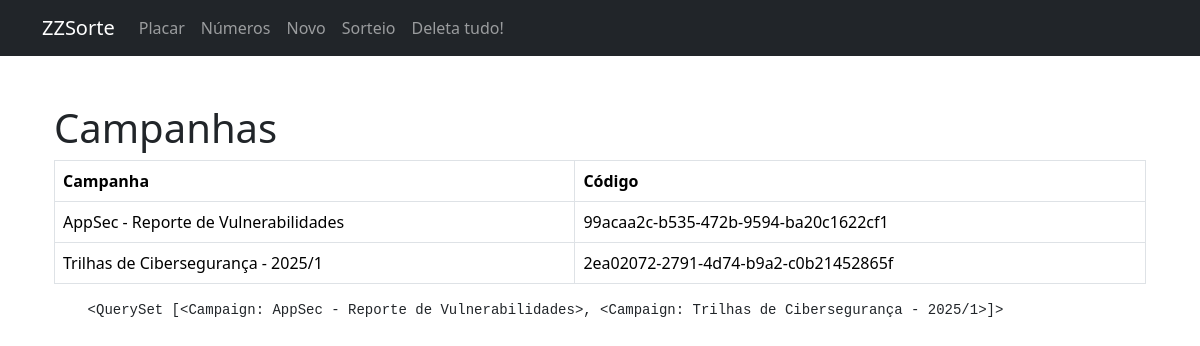
The page /campaign/ on the database its author committed.
### core/models.py (models this page shows)
class Campaign(models.Model):
    id = models.UUIDField(primary_key=True, default=uuid.uuid4, editable=False)
    name = models.CharField(max_length=100)
    created_at = models.DateTimeField(auto_now_add=True)
    updated_at = models.DateTimeField(auto_now=True)
    def __str__(self):
        return self.name

### core/views.py (the view)
# urls.py: path('campaign/', CampaignAll, name='campaign_all'),
def CampaignAll(request):
    campaigns = Campaign.objects.all()
    ctx = {'campaigns': campaigns}
    return render(request, 'core/campaign_all.html', ctx)

### core/templates/core/campaign_all.html
{% extends "base.html" %}
{% block content %}
<div class="container mt-5">
    <h1>Campanhas</h1>
    <table class="table table-bordered">
        <thead>
            <tr>
                <th>Campanha</th>
                <th>Código</th>
            </tr>
        </thead>
        <tbody>
            {% for campaign in campaigns %}
            <tr>
                <td>{{ campaign.name }}</td>
                <td>{{ campaign.id }}</td>
            </tr>
            {% empty %}
            <tr>
                <td colspan="2">Nenhuma número encontrada.</td>
            </tr>
            {% endfor %}
        </tbody>
    </table>
<pre>
    {{campaigns}}
</pre>
</div>
{% endblock %}

### rows shown on the page
Campaign: name "AppSec - Reporte de Vulnerabilidades", id "99acaa2c-b535-472b-9594-ba20c1622cf1", name.name "<QuerySet [<Campaign: AppSec - Reporte de Vulnerabilidades>, <Campaign: Trilhas de Cibersegurança - 2025/1>]>"
Campaign: name "Trilhas de Cibersegurança - 2025/1", id "2ea02072-2791-4d74-b9a2-c0b21452865f"
